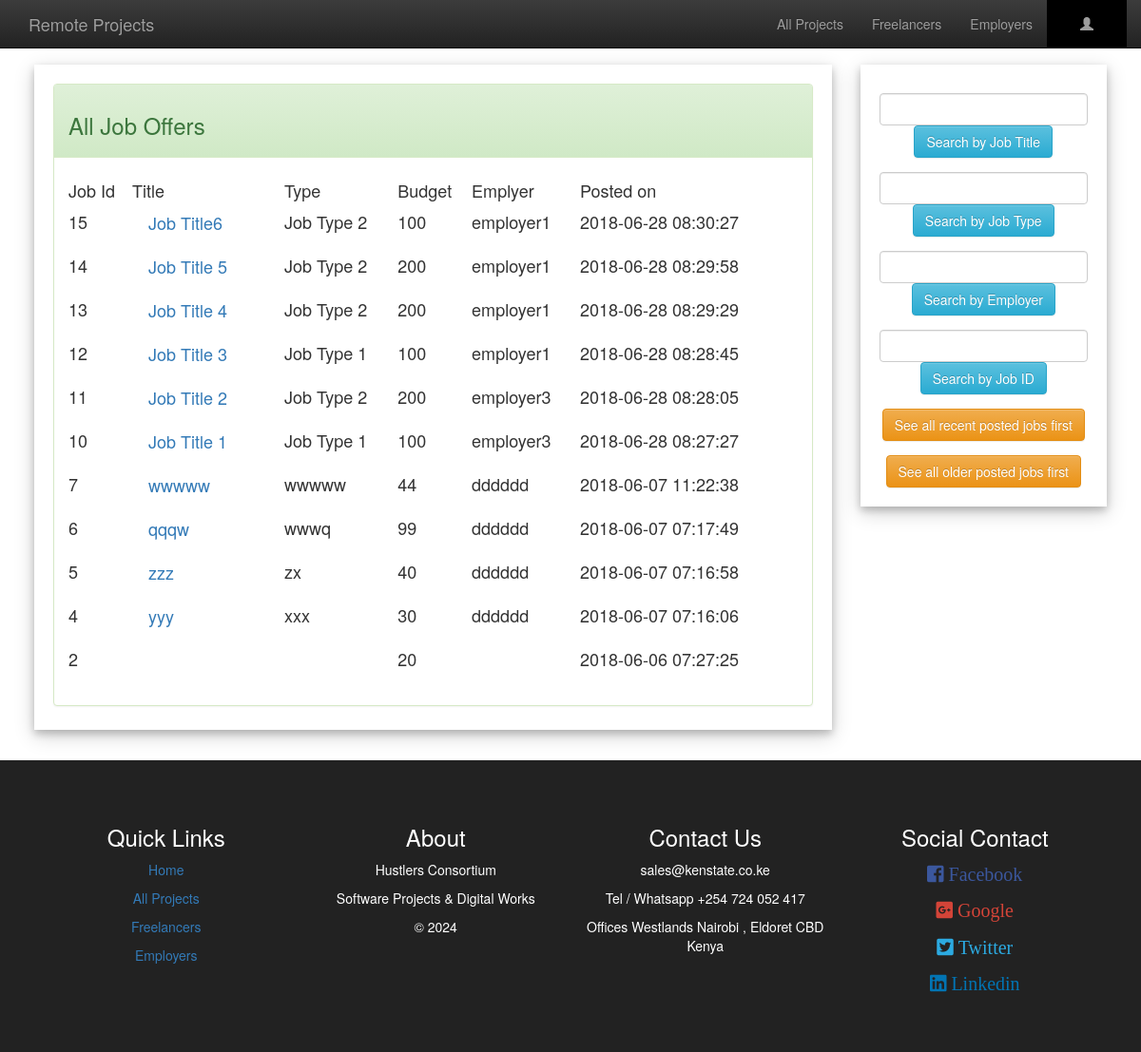
The app's page /freelance/allJob.php, older data.
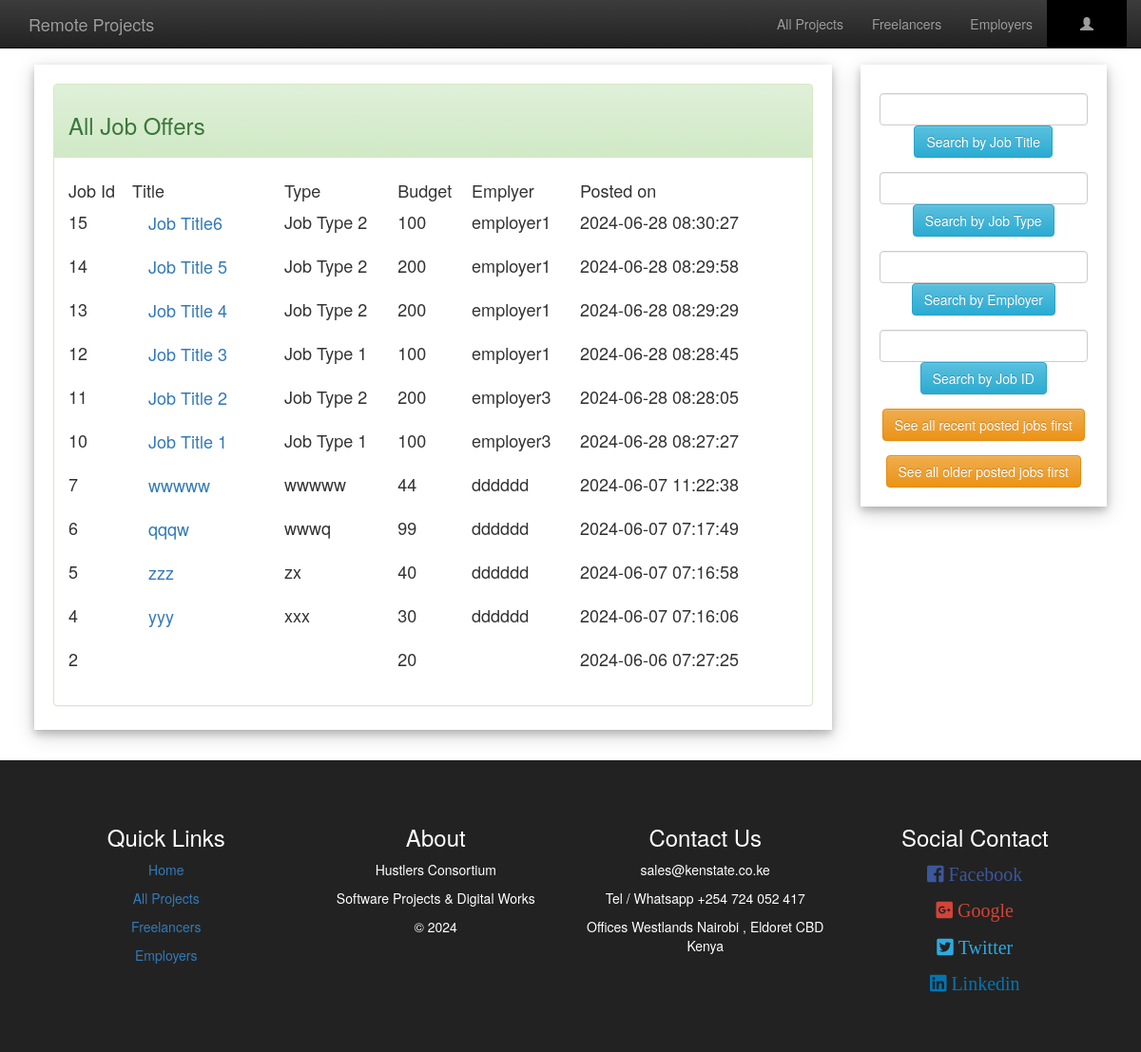
The same page, newer data.
### tables this page shows
CREATE TABLE `job_offer` (
  `job_id` bigint(20) UNSIGNED NOT NULL,
  `title` varchar(200) NOT NULL,
  `type` varchar(200) NOT NULL,
  `description` varchar(1000) NOT NULL,
  `budget` int(11) NOT NULL,
  `skills` varchar(200) NOT NULL,
  `special_skill` varchar(200) NOT NULL,
  `e_username` varchar(200) NOT NULL,
  `valid` tinyint(1) NOT NULL,
  `timestamp` timestamp NOT NULL DEFAULT CURRENT_TIMESTAMP
);

### freelance/allJob.php (the view, shortened to what the changed rows need)
<?php include('server.php');
$sql = "SELECT * FROM job_offer WHERE valid=1 ORDER BY timestamp DESC";
$result = $conn->query($sql);
 ?>
<!DOCTYPE html>
<html>
<head>
	<link rel="stylesheet" type="text/css" href="bootstrap/css/bootstrap.min.css">
	<link rel="stylesheet" type="text/css" href="bootstrap/css/bootstrap-theme.min.css">
	<link rel="stylesheet" type="text/css" href="awesome/css/fontawesome-all.min.css">
</head>
<body>
<div style="padding:1% 3% 1% 3%;">
<div class="row">
	<div class="col-lg-9">
		<div class="card" style="padding:20px 20px 5px 20px;margin-top:20px">
			<div class="panel panel-success">
			  <div class="panel-body"><h4>
                  <table style="width:100%">
                      <?php
                      if ($result->num_rows > 0) {
                            while($row = $result->fetch_assoc()) {
                                $job_id=$row["job_id"];
                                $title=$row["title"];
                                $type=$row["type"];
                                $budget=$row["budget"];
                                $e_username=$row["e_username"];
                                $timestamp=$row["timestamp"];
                                echo '
                                <form action="allJob.php" method="post">
                                <input type="hidden" name="jid" value="'.$job_id.'">
                                    <tr>
                                    <td>'.$job_id.'</td>
                                    <td><input type="submit" class="btn btn-link btn-lg" value="'.$title.'"></td>
                                    <td>'.$type.'</td>
                                    <td>'.$budget.'</td>
                                    <td>'.$e_username.'</td>
                                    <td>'.$timestamp.'</td>
                                    </tr>
                                </form>
                                ';
                                }
                        } else {
                            echo "<tr></tr><tr><td></td><td>Nothing to show</td></tr>";
                        }
                       ?>
                     </table>
              </h4></div>
			</div>
		</div>
	</div>
</div>
</div>
</body>
</html>

Row changes from the older to the newer data that the page shows:
changed job_offer "Job Title6": timestamp "2018-06-28 08:30:27" → "2024-06-28 08:30:27"
changed job_offer "Job Title 5": timestamp "2018-06-28 08:29:58" → "2024-06-28 08:29:58"
changed job_offer "Job Title 4": timestamp "2018-06-28 08:29:29" → "2024-06-28 08:29:29"
changed job_offer "Job Title 3": timestamp "2018-06-28 08:28:45" → "2024-06-28 08:28:45"
changed job_offer "Job Title 2": timestamp "2018-06-28 08:28:05" → "2024-06-28 08:28:05"
changed job_offer "Job Title 1": timestamp "2018-06-28 08:27:27" → "2024-06-28 08:27:27"
changed job_offer "wwwww": timestamp "2018-06-07 11:22:38" → "2024-06-07 11:22:38"
changed job_offer "wwwq": timestamp "2018-06-07 07:17:49" → "2024-06-07 07:17:49"
changed job_offer "zx": timestamp "2018-06-07 07:16:58" → "2024-06-07 07:16:58"
changed job_offer "xxx": timestamp "2018-06-07 07:16:06" → "2024-06-07 07:16:06"
changed job_offer id 2: timestamp "2018-06-06 07:27:25" → "2024-06-06 07:27:25"
